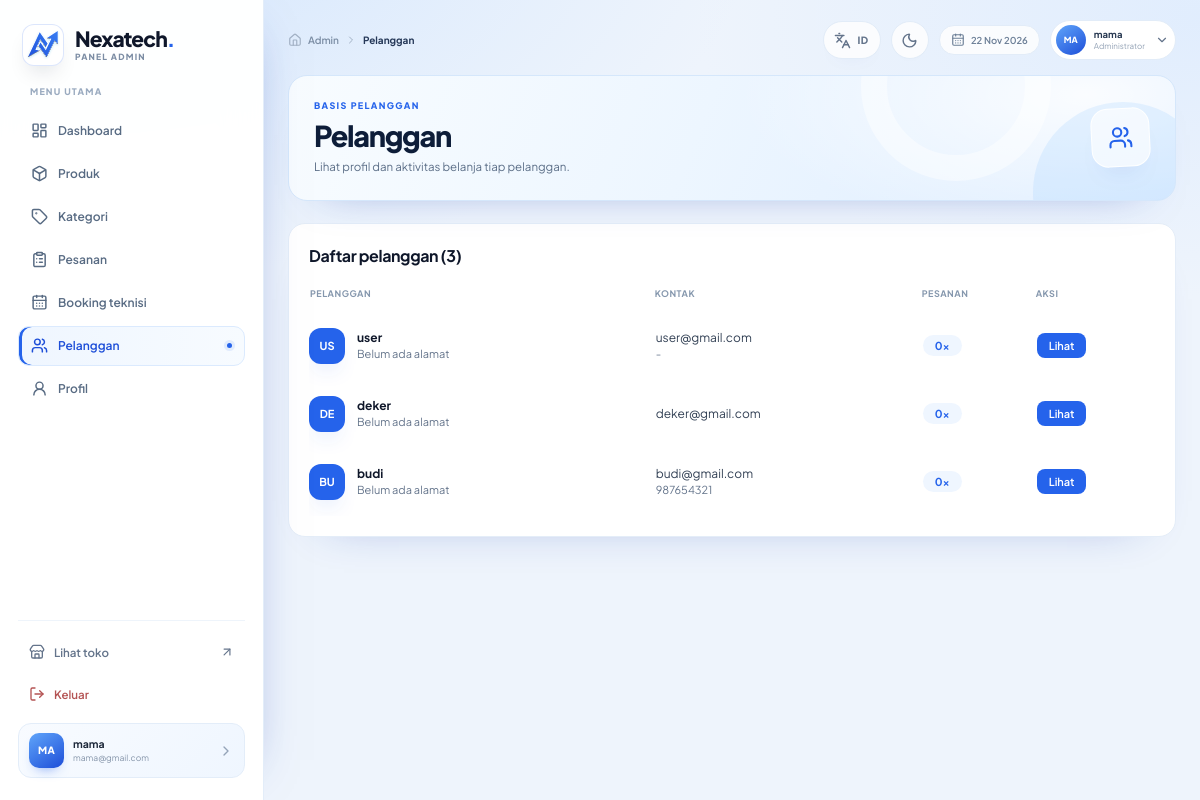
/views/admin/customers.php (signed in), run on the app's committed database.
### tables this page shows
CREATE TABLE `users` (
  `user_id` int NOT NULL AUTO_INCREMENT,
  `role_id` int NOT NULL,
  `full_name` varchar(150) NOT NULL,
  `email` varchar(150) NOT NULL,
  `password_hash` varchar(255) NOT NULL,
  `phone_number` varchar(20) DEFAULT NULL,
  `created_at` datetime DEFAULT CURRENT_TIMESTAMP,
  PRIMARY KEY (`user_id`),
  UNIQUE KEY `email` (`email`),
  KEY `fk_users_roles` (`role_id`),
  CONSTRAINT `fk_users_roles` FOREIGN KEY (`role_id`) REFERENCES `roles` (`role_id`) ON DELETE RESTRICT ON UPDATE CASCADE
);

### repositories/customers.php (called while the page is built, shortened)
<?php
function get_customers($conn) {
    $sql = "SELECT u.user_id, u.full_name, u.email, u.phone_number, u.created_at, up.address, up.date_of_birth,
                   (SELECT COUNT(*) FROM orders o WHERE o.user_id = u.user_id) AS jml_pesanan
            FROM users u
            LEFT JOIN user_profiles up ON u.user_id = up.user_id
            WHERE u.role_id = 2
            ORDER BY u.user_id DESC";
    $query = mysqli_query($conn, $sql);
    $data = [];
    while ($row = mysqli_fetch_assoc($query)) {
        $data[] = $row;
    }
    return $data;
}

### views/admin/customers.php (the view, shortened to what this page needs)
<?php
require_once __DIR__ . "/../../config/database.php";
require_once __DIR__ . "/../../repositories/customers.php";
require_once __DIR__ . "/../../components/admin/layout_admin.php";
$pelanggan = get_customers($conn);
?>
<div class="bg-white rounded-2xl border border-slate-100 p-5">
    <h2 class="font-bold text-slate-900 mb-4">Daftar pelanggan (<?php echo count($pelanggan); ?>)</h2>
    <div class="overflow-x-auto">
        <table class="w-full text-xs">
            <thead>
                <tr class="text-left text-slate-500 border-b border-slate-100">
                    <th class="py-2 font-medium">Pelanggan</th>
                    <th class="py-2 font-medium">Kontak</th>
                    <th class="py-2 font-medium">Pesanan</th>
                    <th class="py-2 font-medium">Aksi</th>
                </tr>
            </thead>
            <tbody>
                <?php foreach ($pelanggan as $p) { ?>
                    <tr class="border-b border-slate-50 last:border-0">
                        <td class="py-4">
                            <div class="flex items-center gap-3">
                                <span class="w-9 h-9 bg-brand-600 text-white text-[11px] font-bold rounded-xl flex items-center justify-center shrink-0">
                                    <?php echo strtoupper(substr($p["full_name"], 0, 2)); ?>
                                </span>
                                <div>
                                    <p class="font-bold text-slate-900"><?php echo htmlspecialchars($p["full_name"]); ?></p>
                                    <p class="text-[11px] text-slate-500"><?php echo htmlspecialchars($p["address"] ?? "Belum ada alamat"); ?></p>
                                </div>
                            </div>
                        </td>
                        <td class="py-4">
                            <p class="text-slate-700"><?php echo htmlspecialchars($p["email"]); ?></p>
                            <p class="text-[11px] text-slate-500"><?php echo htmlspecialchars($p["phone_number"] ?? "-"); ?></p>
                        </td>
                        <td class="py-4">
                            <span class="bg-brand-50 text-brand-600 text-[11px] font-bold px-3 py-1 rounded-full"><?php echo $p["jml_pesanan"]; ?>x</span>
                        </td>
                        <td class="py-4">
                            <a href="customer_detail.php?id=<?php echo $p["user_id"]; ?>" class="bg-brand-600 text-white text-[11px] font-semibold px-3 py-1.5 rounded-lg">Lihat</a>
                        </td>
                    </tr>
                <?php } ?>
            </tbody>
        </table>
    </div>
</div>

### assets/css/admin.css (style rules this page uses)
:root { --brand-50: #eff6ff; --brand-100: #dbeafe; --brand-200: #bfdbfe; --brand-500: #3b82f6; --brand-600: #2563eb; --brand-700: #1d4ed8; --brand-800: #1e40af; --brand-900: #1e3a8a; --navy: #0f1f3d; --muted: #64748b; --line: #e5edf7; --surface: #ffffff; --page-bg: #eef4fc; }
* { box-sizing: border-box; }
html { scroll-behavior: smooth; }
body.admin-shell { margin: 0; min-height: 100vh; color: var(--navy); background: radial-gradient(1100px 600px at 8% -10%, rgba(191, 219, 254, 0.55), transparent 60%), radial-gradient(900px 500px at 100% 2%, rgba(219, 234, 254, 0.7), transparent 56%), var(--page-bg); font-family: "Plus Jakarta Sans", ui-sans-serif, system-ui, -apple-system, sans-serif; -webkit-font-smoothing: antialiased; }
button, a { -webkit-tap-highlight-color: transparent; }
.admin-main .bg-white { border-color: #e4edf8 !important; box-shadow: 0 20px 46px -40px rgba(30, 64, 175, 0.48); }
.admin-main .rounded-2xl { border-radius: 17px; }
.admin-main h2.font-bold { letter-spacing: -0.025em; }
.admin-main table { border-collapse: separate; border-spacing: 0; }
.admin-main thead th { padding-top: 2px; padding-bottom: 10px !important; color: #8597ad !important; font-size: 9px !important; font-weight: 700 !important; letter-spacing: 0.055em; text-transform: uppercase; }
.admin-main tbody tr { transition: background 0.16s ease; }
.admin-main tbody tr.border-b { border-color: #eef4fb !important; }
.admin-main tbody td { padding-left: 2px; padding-right: 8px; }
.admin-main tbody td:first-child { padding-left: 0; }
.admin-main tbody td:last-child { padding-right: 0; }
.admin-main button, .admin-main a { transition: background 0.18s ease, border-color 0.18s ease, color 0.18s ease, box-shadow 0.18s ease, transform 0.18s ease; }
.admin-main .bg-brand-600, .admin-main .bg-brand-700 { color: #fff !important; box-shadow: 0 12px 22px -14px rgba(37, 99, 235, 0.85); }
.admin-main .bg-brand-50 { background-color: #eff6ff; }
.admin-main .text-brand-600 { color: var(--brand-600); }

### data on the page
users: full_name "US", full_name "user", address "Belum ada alamat", email "user@gmail.com", phone_number "-", jml_pesanan "0"
users: full_name "DE", full_name "deker", address "Belum ada alamat", email "deker@gmail.com", jml_pesanan "0"
users: full_name "BU", full_name "budi", address "Belum ada alamat", email "budi@gmail.com", phone_number "987654321", jml_pesanan "0"

### other printed values
$m[0] "Dashboard"
$m[0] "Produk"
$m[0] "Kategori"
$m[0] "Pesanan"
$m[0] "Booking teknisi"
$m[0] "Pelanggan"
$m[0] "Profil"
$inisial "MA"
$nama "mama"
$email "mama@gmail.com"
$judul "Pelanggan"
$pageEyebrow "BASIS PELANGGAN"
$desc "Lihat profil dan aktivitas belanja tiap pelanggan."
count($pelanggan) "3"
